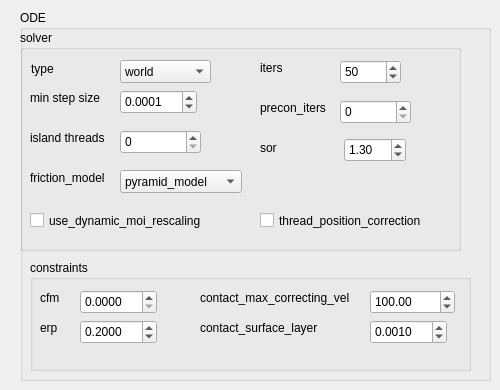
     <widget class="QWidget" name="ode_properties">
      <widget class="QGroupBox" name="ode_group_box">
       <property name="geometry">
        <rect>
         <x>20</x>
         <y>10</y>
         <width>471</width>
         <height>371</height>
        </rect>
       </property>
       <property name="title">
        <string>ODE</string>
       </property>
       <widget class="QGroupBox" name="solver_groupbox">
        <property name="geometry">
         <rect>
          <x>0</x>
          <y>20</y>
          <width>441</width>
          <height>221</height>
         </rect>
        </property>
        <property name="title">
         <string>solver</string>
        </property>
        <widget class="QCheckBox" name="Thread_positon_correction_checkb">
         <property name="geometry">
          <rect>
           <x>240</x>
           <y>180</y>
           <width>184</width>
           <height>21</height>
          </rect>
         </property>
         <property name="toolTip">
          <string>Flag to use threading to speed up position correction computation</string>
         </property>
         <property name="text">
          <string>thread_position_correction</string>
         </property>
        </widget>
        <widget class="QCheckBox" name="dynamic_moi_rescaling_checkb">
         <property name="geometry">
          <rect>
           <x>10</x>
           <y>180</y>
           <width>201</width>
           <height>21</height>
          </rect>
         </property>
         <property name="toolTip">
          <string>Flag to enable dynamic rescaling of moment of inertia in constrained directions</string>
         </property>
         <property name="text">
          <string>use_dynamic_moi_rescaling</string>
         </property>
        </widget>
        <widget class="QLabel" name="ode_solver_type_label">
         <property name="geometry">
          <rect>
           <x>11</x>
           <y>31</y>
           <width>27</width>
           <height>16</height>
          </rect>
         </property>
         <property name="text">
          <string>type</string>
         </property>
        </widget>
        <widget class="QLabel" name="sor_label">
         <property name="geometry">
          <rect>
           <x>240</x>
           <y>110</y>
           <width>19</width>
           <height>16</height>
          </rect>
         </property>
         <property name="text">
          <string>sor</string>
         </property>
        </widget>
        <widget class="QLabel" name="precon_iters_label">
         <property name="geometry">
          <rect>
           <x>240</x>
           <y>70</y>
           <width>74</width>
           <height>16</height>
          </rect>
         </property>
         <property name="text">
          <string>precon_iters</string>
         </property>
        </widget>
        <widget class="QLabel" name="ode_minstepsize_label">
         <property name="geometry">
          <rect>
           <x>10</x>
           <y>60</y>
           <width>84</width>
           <height>16</height>
          </rect>
         </property>
         <property name="text">
          <string>min step size </string>
         </property>
        </widget>
        <widget class="QDoubleSpinBox" name="ode_minstep_size">
         <property name="geometry">
          <rect>
           <x>100</x>
           <y>60</y>
           <width>77</width>
           <height>24</height>
          </rect>
         </property>
         <property name="decimals">
          <number>4</number>
         </property>
         <property name="value">
          <double>0.000100000000000</double>
         </property>
        </widget>
        <widget class="QLabel" name="ode_friction_model_label">
         <property name="geometry">
          <rect>
           <x>10</x>
           <y>140</y>
           <width>86</width>
           <height>16</height>
          </rect>
         </property>
         <property name="text">
          <string>friction_model</string>
         </property>
        </widget>
        <widget class="QComboBox" name="ode_solver_type_cb">
         <property name="geometry">
          <rect>
           <x>100</x>
           <y>30</y>
           <width>91</width>
           <height>23</height>
          </rect>
         </property>
         <item>
          <property name="text">
           <string>world</string>
          </property>
         </item>
         <item>
          <property name="text">
           <string>quick</string>
          </property>
         </item>
        </widget>
        <widget class="QLabel" name="island_threads_label">
         <property name="geometry">
          <rect>
           <x>10</x>
           <y>100</y>
           <width>85</width>
           <height>16</height>
          </rect>
         </property>
         <property name="text">
          <string>island threads</string>
         </property>
        </widget>
        <widget class="QLabel" name="ode_iters_label">
         <property name="geometry">
          <rect>
           <x>240</x>
           <y>30</y>
           <width>27</width>
           <height>16</height>
          </rect>
         </property>
         <property name="text">
          <string>iters</string>
         </property>
        </widget>
        <widget class="QComboBox" name="ode_friction_model">
         <property name="geometry">
          <rect>
           <x>100</x>
           <y>140</y>
           <width>122</width>
           <height>23</height>
          </rect>
         </property>
         <property name="toolTip">
          <string>Name of ODE friction model to use</string>
         </property>
         <item>
          <property name="text">
           <string>pyramid_model</string>
          </property>
         </item>
         <item>
          <property name="text">
           <string>box_model</string>
          </property>
         </item>
         <item>
          <property name="text">
           <string>cone_model</string>
          </property>
         </item>
        </widget>
        <widget class="QDoubleSpinBox" name="ode_sor">
         <property name="geometry">
          <rect>
           <x>324</x>
           <y>108</y>
           <width>62</width>
           <height>24</height>
          </rect>
         </property>
         <property name="toolTip">
          <string>Set the successive over-relaxation parameter</string>
         </property>
         <property name="value">
          <double>1.300000000000000</double>
         </property>
        </widget>
        <widget class="QSpinBox" name="ode_iters">
         <property name="geometry">
          <rect>
           <x>320</x>
           <y>30</y>
           <width>61</width>
           <height>24</height>
          </rect>
         </property>
         <property name="value">
          <number>50</number>
         </property>
        </widget>
        <widget class="QSpinBox" name="ode_island_threads">
         <property name="geometry">
          <rect>
           <x>100</x>
           <y>100</y>
           <width>81</width>
           <height>24</height>
          </rect>
         </property>
        </widget>
        <widget class="QSpinBox" name="ode_precon_iters">
         <property name="geometry">
          <rect>
           <x>320</x>
           <y>70</y>
           <width>71</width>
           <height>24</height>
          </rect>
         </property>
        </widget>
       </widget>
       <widget class="QGroupBox" name="constraints_groupbox">
        <property name="geometry">
         <rect>
          <x>10</x>
          <y>250</y>
          <width>441</width>
          <height>111</height>
         </rect>
        </property>
        <property name="title">
         <string>constraints</string>
        </property>
        <widget class="QLabel" name="cfm_label">
         <property name="geometry">
          <rect>
           <x>10</x>
           <y>30</y>
           <width>57</width>
           <height>15</height>
          </rect>
         </property>
         <property name="text">
          <string>cfm</string>
         </property>
        </widget>
        <widget class="QDoubleSpinBox" name="ode_cfm">
         <property name="geometry">
          <rect>
           <x>50</x>
           <y>30</y>
           <width>77</width>
           <height>24</height>
          </rect>
         </property>
         <property name="toolTip">
          <string>Constraint force mixing parameter. See the ODE page for more information</string>
         </property>
         <property name="decimals">
          <number>4</number>
         </property>
        </widget>
        <widget class="QLabel" name="erp_label">
         <property name="geometry">
          <rect>
           <x>10</x>
           <y>60</y>
           <width>57</width>
           <height>15</height>
          </rect>
         </property>
         <property name="text">
          <string>erp</string>
         </property>
        </widget>
        <widget class="QLabel" name="contact_max_correcting_vel_label">
         <property name="geometry">
          <rect>
           <x>170</x>
           <y>30</y>
           <width>168</width>
           <height>15</height>
          </rect>
         </property>
         <property name="text">
          <string>contact_max_correcting_vel</string>
         </property>
        </widget>
        <widget class="QLabel" name="contact_surface_layer_label">
         <property name="geometry">
          <rect>
           <x>170</x>
           <y>60</y>
           <width>132</width>
           <height>15</height>
          </rect>
         </property>
         <property name="text">
          <string>contact_surface_layer</string>
         </property>
        </widget>
        <widget class="QDoubleSpinBox" name="ode_erp">
         <property name="geometry">
          <rect>
           <x>50</x>
           <y>60</y>
           <width>77</width>
           <height>24</height>
          </rect>
         </property>
         <property name="toolTip">
          <string>Error reduction parameter.</string>
         </property>
         <property name="decimals">
          <number>4</number>
         </property>
         <property name="value">
          <double>0.200000000000000</double>
         </property>
        </widget>
        <widget class="QDoubleSpinBox" name="contact_max_correcting_vel">
         <property name="geometry">
          <rect>
           <x>340</x>
           <y>30</y>
           <width>85</width>
           <height>24</height>
          </rect>
         </property>
         <property name="toolTip">
          <string>The maximum correcting velocities allowed when resolving contacts</string>
         </property>
         <property name="decimals">
          <number>2</number>
         </property>
         <property name="maximum">
          <double>200.000000000000000</double>
         </property>
         <property name="value">
          <double>100.000000000000000</double>
         </property>
        </widget>
        <widget class="QDoubleSpinBox" name="contact_surface_layer">
         <property name="geometry">
          <rect>
           <x>340</x>
           <y>60</y>
           <width>77</width>
           <height>24</height>
          </rect>
         </property>
         <property name="toolTip">
          <string>The depth of the surface layer around all geometry objects.
 Contacts are allowed to sink into the surface layer up to the given depth before coming to rest. 
The default value is zero. 
Increasing this to some small value (e.g. 0.001) can help prevent jittering problems due to contacts being repeatedly made and broken</string>
         </property>
         <property name="decimals">
          <number>4</number>
         </property>
         <property name="value">
          <double>0.001000000000000</double>
         </property>
        </widget>
       </widget>
      </widget>
     </widget>
